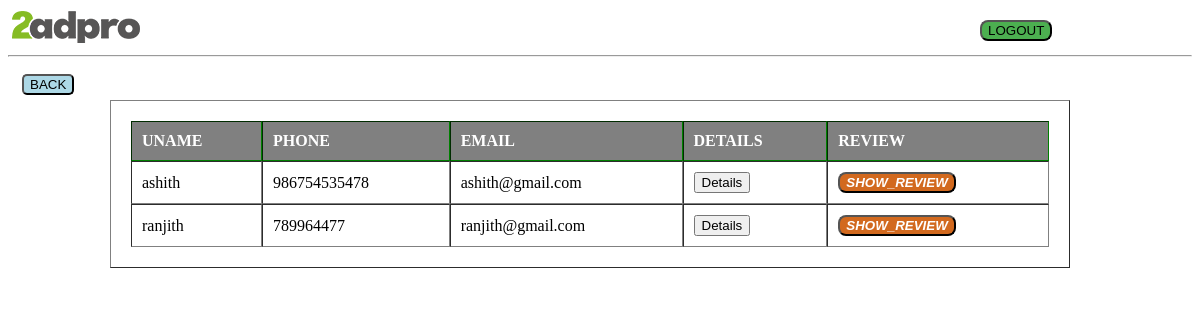
/details.php?id=10, run on the app's committed database.
### tables this page shows
CREATE TABLE IF NOT EXISTS `user` (
  `id` int(11) NOT NULL AUTO_INCREMENT,
  `uname` varchar(255) NOT NULL,
  `password` varchar(255) NOT NULL,
  `phone` varchar(255) DEFAULT NULL,
  `email` varchar(255) DEFAULT NULL,
  PRIMARY KEY (`id`)
);

### details.php (the view, shortened to what this page needs)
<?php
	 $conn = mysqli_connect('localhost','root','welcome@123','review');
$cse_id =$_GET['id'];
  	$mysqli = "SELECT user.uname , user.phone,user.email,user.id
			FROM user AS user
			INNER JOIN set_manager AS set_manager ON user.id = set_manager.cse_id
			WHERE set_manager.m_id = $cse_id";
		$query = mysqli_query($conn,$mysqli);
 ?>
 <!DOCTYPE html>
 <html>
 <head>
 </head>
 <header>
	<img src="logo-1.png">
	<hr>
</header>
 <body>
 	<form action="logout.php" method="POST" id="logout">
		<input type="submit" name="" class="submit" value="LOGOUT">
	</form>
	<form action="back.php" method="POST" id="back">
		<input type="submit" name="" class="back" value="BACK">
	</form>
	<table id="table" width="80%"  cellpadding="10" cellspacing="0" border="1">
		<tr style="background-color: gray; color: white; font-weight: bolder; border: solid thin green;">
			<td>
				UNAME
			</td>
			<td>
				PHONE
			</td>
			<td>
				EMAIL
			</td>
			<td>
				DETAILS
			</td>
			<td>
				REVIEW
			</td>
		</tr>
			<?php
		while($row = mysqli_fetch_array($query))
		{
		  ?>
		   	<tr >
					<td><?php echo  $row['0'];?></td>
					<td><?php echo  $row['1'];?></td>
					<td><?php echo  $row['2'];?></td>
					<td><input type="button" name="" value="Details"></td>
					<td><a href="/review/editreview.php?id=<?php  echo $row['3']; ?>"><input type="submit" name="" value="SHOW_REVIEW" style="background-color: chocolate; color: white; border-radius: 8px; font-style: oblique; font-weight: bolder;"></td>
				</tr>
		  <?php
		}
	?>
	</table>
 </body>
 </html>

### details.php (style rules this page uses)
.submit { margin:10px; background: #4CAF50; border-radius: 8px; }
#logout { position: absolute; top: 0%; left: 80%; padding: 10px; margin-right: 60px; width: 80px; }
.back { background:lightblue; border-radius: 5px; }
#back { position: absolute; top: 8%; left: 1%; padding: 10px; margin-right: 60px; width: 80px; }
#table { position: absolute; top: 100px; left: 110px; width: 80%; padding: 20px; }

### data on the page
user: uname "ashith", phone "986754535478", email "ashith@gmail.com"
user: uname "ranjith", phone "789964477", email "ranjith@gmail.com"
